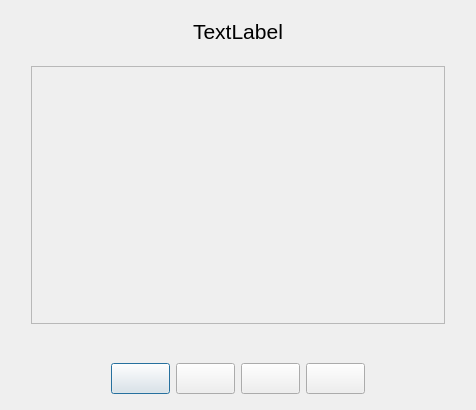
<?xml version="1.0" encoding="UTF-8"?>
<ui version="4.0">
 <class>DialogMsg</class>
 <widget class="QDialog" name="DialogMsg">
  <property name="geometry">
   <rect>
    <x>0</x>
    <y>0</y>
    <width>476</width>
    <height>410</height>
   </rect>
  </property>
  <property name="font">
   <font>
    <pointsize>14</pointsize>
   </font>
  </property>
  <property name="windowTitle">
   <string>Dialog</string>
  </property>
  <layout class="QVBoxLayout" name="verticalLayout">
   <item>
    <widget class="QWidget" name="widget" native="true">
     <property name="minimumSize">
      <size>
       <width>0</width>
       <height>40</height>
      </size>
     </property>
     <property name="maximumSize">
      <size>
       <width>16777215</width>
       <height>40</height>
      </size>
     </property>
     <property name="font">
      <font>
       <pointsize>16</pointsize>
      </font>
     </property>
     <layout class="QGridLayout" name="gridLayout_2">
      <property name="leftMargin">
       <number>0</number>
      </property>
      <property name="topMargin">
       <number>0</number>
      </property>
      <property name="rightMargin">
       <number>0</number>
      </property>
      <property name="bottomMargin">
       <number>0</number>
      </property>
      <property name="spacing">
       <number>0</number>
      </property>
      <item row="0" column="0">
       <widget class="QLabel" name="lbTitle">
        <property name="text">
         <string>TextLabel</string>
        </property>
        <property name="alignment">
         <set>Qt::AlignCenter</set>
        </property>
       </widget>
      </item>
     </layout>
    </widget>
   </item>
   <item>
    <widget class="QStackedWidget" name="stackedWidget">
     <property name="currentIndex">
      <number>0</number>
     </property>
     <widget class="QWidget" name="pageMsg" native="true">
      <layout class="QGridLayout" name="gridLayout">
       <property name="leftMargin">
        <number>20</number>
       </property>
       <property name="rightMargin">
        <number>20</number>
       </property>
       <item row="0" column="0">
        <widget class="QScrollArea" name="scrollArea">
         <property name="widgetResizable">
          <bool>true</bool>
         </property>
         <widget class="QWidget" name="scrollAreaWidgetContents">
          <property name="geometry">
           <rect>
            <x>0</x>
            <y>0</y>
            <width>416</width>
            <height>260</height>
           </rect>
          </property>
          <layout class="QGridLayout" name="gridLayout_3">
           <item row="0" column="0">
            <widget class="QLabel" name="lbMsg">
             <property name="text">
              <string/>
             </property>
             <property name="alignment">
              <set>Qt::AlignCenter</set>
             </property>
            </widget>
           </item>
          </layout>
         </widget>
        </widget>
       </item>
      </layout>
     </widget>
     <widget class="QWidget" name="pageInput">
      <layout class="QGridLayout" name="gridLayout_4">
       <item row="0" column="0">
        <widget class="QWidget" name="widget_2" native="true">
         <layout class="QVBoxLayout" name="verticalLayout_2">
          <item>
           <widget class="QLabel" name="lbInputMsg">
            <property name="sizePolicy">
             <sizepolicy hsizetype="Preferred" vsizetype="Maximum">
              <horstretch>0</horstretch>
              <verstretch>0</verstretch>
             </sizepolicy>
            </property>
            <property name="text">
             <string>TextLabel</string>
            </property>
           </widget>
          </item>
          <item>
           <widget class="QLineEdit" name="lineEdit"/>
          </item>
         </layout>
        </widget>
       </item>
      </layout>
     </widget>
    </widget>
   </item>
   <item>
    <widget class="QWidget" name="widget_3" native="true">
     <property name="minimumSize">
      <size>
       <width>0</width>
       <height>60</height>
      </size>
     </property>
     <property name="maximumSize">
      <size>
       <width>16777215</width>
       <height>40</height>
      </size>
     </property>
     <layout class="QHBoxLayout" name="horizontalLayout">
      <item>
       <spacer name="horizontalSpacer">
        <property name="orientation">
         <enum>Qt::Horizontal</enum>
        </property>
        <property name="sizeHint" stdset="0">
         <size>
          <width>40</width>
          <height>20</height>
         </size>
        </property>
       </spacer>
      </item>
      <item>
       <widget class="QPushButton" name="btn0">
        <property name="text">
         <string/>
        </property>
       </widget>
      </item>
      <item>
       <widget class="QPushButton" name="btn1">
        <property name="text">
         <string/>
        </property>
       </widget>
      </item>
      <item>
       <widget class="QPushButton" name="btn2">
        <property name="text">
         <string/>
        </property>
       </widget>
      </item>
      <item>
       <widget class="QPushButton" name="btn3">
        <property name="text">
         <string/>
        </property>
       </widget>
      </item>
      <item>
       <spacer name="horizontalSpacer_2">
        <property name="orientation">
         <enum>Qt::Horizontal</enum>
        </property>
        <property name="sizeHint" stdset="0">
         <size>
          <width>40</width>
          <height>20</height>
         </size>
        </property>
       </spacer>
      </item>
     </layout>
    </widget>
   </item>
  </layout>
 </widget>
 <resources/>
 <connections/>
</ui>
